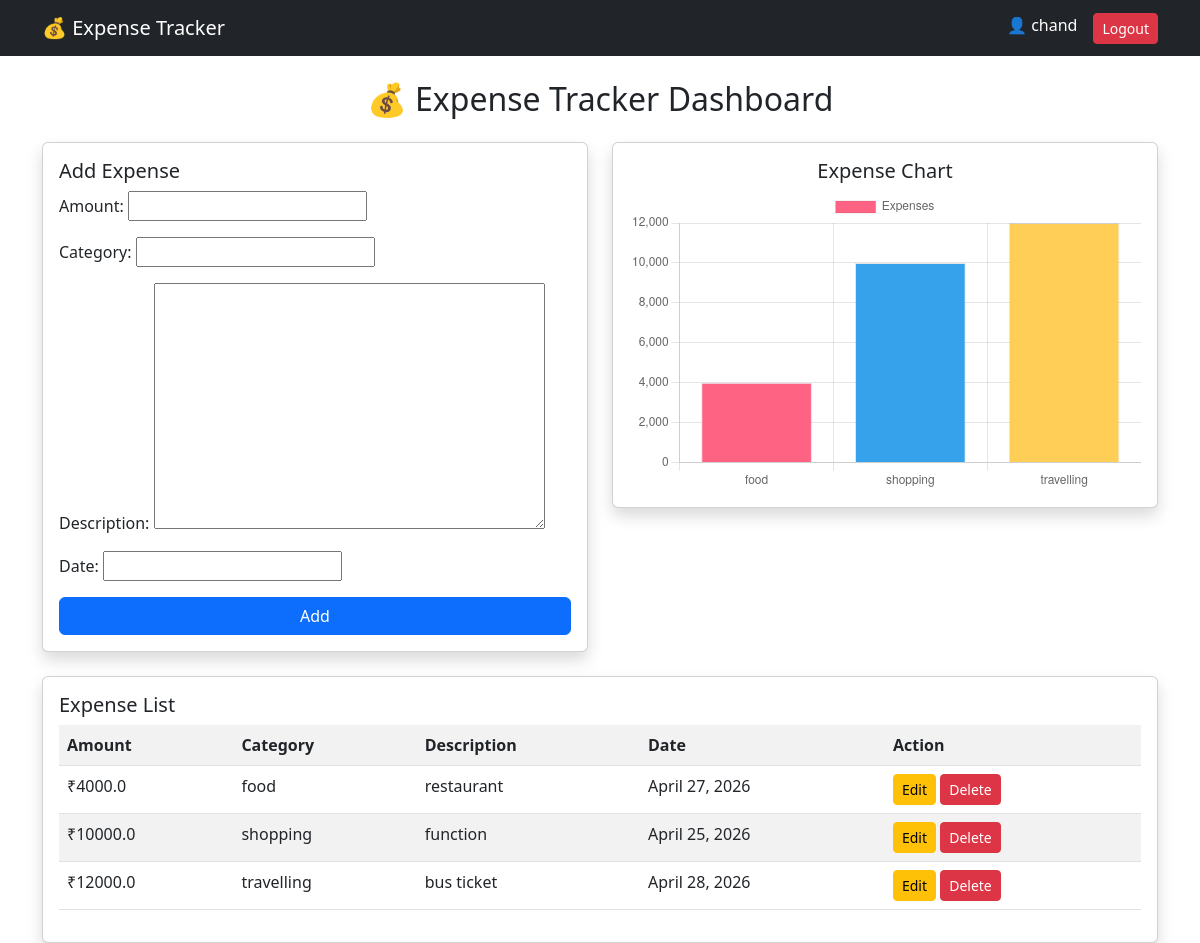
Screenshot of / (signed in) with the database file from the repository.
### tracker/models.py (models this page shows, shortened)
class Expense(models.Model):
    amount = models.FloatField()
    category = models.CharField(max_length=100)
    description = models.TextField()
    date = models.DateField()
    from django.db import models

### tracker/views.py (the view)
# urls.py: path('', views.add_expense),
@login_required
def add_expense(request):
    if request.method == "POST":
        form = ExpenseForm(request.POST)
        if form.is_valid():
            expense = form.save(commit=False)
            expense.user = request.user   # 🔥 link expense to user
            expense.save()
            return redirect('/')
    else:
        form = ExpenseForm()
    expenses = Expense.objects.filter(user=request.user)
    data = expenses.values('category').annotate(total=Sum('amount'))
    categories = [item['category'] for item in data]
    totals = [item['total'] for item in data]
    return render(request, 'add_expense.html', {
        'form': form,
        'expenses': expenses,
        'categories': categories,
        'totals': totals
    })

### tracker/forms.py
class ExpenseForm(forms.ModelForm):
    class Meta:
        model = Expense
        fields = ['amount', 'category', 'description', 'date']
        from django import forms

### tracker/templates/add_expense.html (shortened to what this page needs)
<!DOCTYPE html>
<html>
<head>
    <link href="https://cdn.jsdelivr.net/npm/bootstrap@5.3.0/dist/css/bootstrap.min.css" rel="stylesheet">
</head>
<body>
<nav class="navbar navbar-expand-lg navbar-dark bg-dark">
    <div class="container">
        <a class="navbar-brand" href="/">💰 Expense Tracker</a>
        <div class="d-flex">
            <span class="text-white me-3">
                👤 {{ request.user.username }}
            </span>
            <a href="/logout/" class="btn btn-danger btn-sm">
                Logout
            </a>
        </div>
    </div>
</nav>
<div class="container mt-4">
    <h2 class="text-center mb-4">💰 Expense Tracker Dashboard</h2>
    <div class="row">
        <div class="col-md-6">
            <div class="card p-3 shadow">
                <h5>Add Expense</h5>
                <form method="POST">
                    {{ form.as_p }}
                    <button class="btn btn-primary w-100">Add</button>
                </form>
            </div>
        </div>
        <div class="col-md-6">
            <div class="card p-3 shadow">
                <h5 class="text-center">Expense Chart</h5>
                <div style="height:300px;">
                    <canvas id="myChart"></canvas>
                </div>
            </div>
        </div>
    </div>
    <div class="mt-4">
        <div class="card p-3 shadow">
            <h5>Expense List</h5>
            <table class="table table-striped">
                <tr>
                    <th>Amount</th>
                    <th>Category</th>
                    <th>Description</th>
                    <th>Date</th>
                    <th>Action</th>
                </tr>
                {% for expense in expenses %}
                <tr>
                    <td>₹{{ expense.amount }}</td>
                    <td>{{ expense.category }}</td>
                    <td>{{ expense.description }}</td>
                    <td>{{ expense.date }}</td>
                    <td>
                        <a href="/edit/{{ expense.id }}/" class="btn btn-warning btn-sm">Edit</a>
                        <a href="/delete/{{ expense.id }}/" class="btn btn-danger btn-sm">Delete</a>
                    </td>
                </tr>
                {% endfor %}
            </table>
        </div>
    </div>
</div>
<script>
document.addEventListener("DOMContentLoaded", function () {
    const categories = JSON.parse(document.getElementById('categories-data').textContent);
    const totals = JSON.parse(document.getElementById('totals-data').textContent);
    const ctx = document.getElementById('myChart').getContext('2d');
    new Chart(ctx, {
        type: 'bar',
        data: {
            labels: categories,
            datasets: [{
                label: 'Expenses',
                data: totals,
                backgroundColor: [
                    '#FF6384',
                    '#36A2EB',
                    '#FFCE56',
                    '#4BC0C0',
                    '#9966FF',
                    '#FF9F40'
                ],
                borderWidth: 1
            }]
        },
        options: {
            responsive: true,
            maintainAspectRatio: false,
            scales: {
                y: {
                    beginAtZero: true
                }
            }
        }
    });
});
</script>
</body>
</html>

### rows the page displays
Expense: amount "4000.0", category "food", description "restaurant", date "April 27, 2026"
Expense: amount "10000.0", category "shopping", description "function", date "April 25, 2026"
Expense: amount "12000.0", category "travelling", description "bus ticket", date "April 28, 2026"

### other values shown
{{ request.user.username }} "chand"
